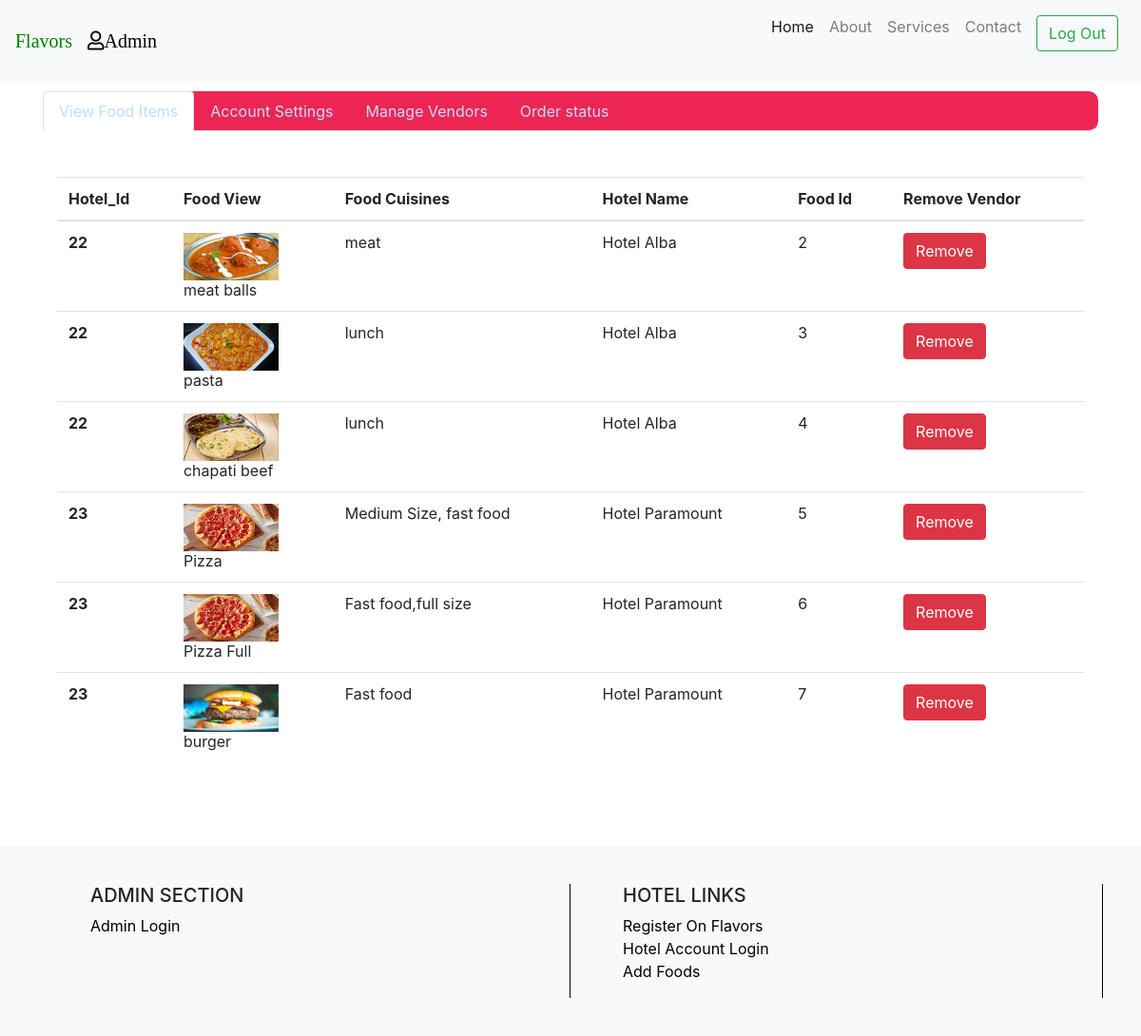
Page /dashboard.php (signed in) on the committed database.
### tables this page shows
CREATE TABLE `tbfood` (
  `food_id` int(11) NOT NULL,
  `fldvendor_id` int(11) NOT NULL,
  `foodname` varchar(100) NOT NULL,
  `cost` bigint(15) NOT NULL,
  `cuisines` varchar(50) NOT NULL,
  `paymentmode` varchar(50) NOT NULL,
  `fldimage` varchar(1000) NOT NULL
);

CREATE TABLE `tblvendor` (
  `fldvendor_id` int(10) NOT NULL,
  `fld_name` varchar(30) NOT NULL,
  `fld_email` varchar(50) NOT NULL,
  `fld_password` varchar(50) NOT NULL,
  `fld_mob` bigint(10) NOT NULL,
  `fld_phone` bigint(10) NOT NULL,
  `fld_address` varchar(50) NOT NULL,
  `fld_logo` varchar(250) NOT NULL
);

### dashboard.php (the view, shortened to what this page needs)
<?php
include("connection.php");
extract($_REQUEST);
if(!isset($_SESSION['admin']))
{
	header("location:admin.php");
}
else
{
	$admin_username=$_SESSION['admin'];
}
?>
<html>
  <head>
	 <link rel="stylesheet" href="https://stackpath.bootstrapcdn.com/bootstrap/4.3.1/css/bootstrap.min.css">
      <link rel="stylesheet" href="https://use.fontawesome.com/releases/v5.8.1/css/all.css">
  </head>
	<body>
<nav class="navbar navbar-expand-lg navbar-light bg-light fixed-top">
    <a class="navbar-brand" href="index.php"><span style="color:green;font-family: 'Permanent Marker', cursive;">Flavors</span></a>
    <?php
	if(!empty($admin_username))
	{
	?>
	<a class="navbar-brand" style="color:black; text-decoratio:none;"><i class="far fa-user">Admin</i></a>
	<?php
	}
	?>
    <div class="collapse navbar-collapse" id="navbarResponsive">
      <ul class="navbar-nav ml-auto">
        <li class="nav-item active">
          <a class="nav-link" href="index.php">Home</a>
        </li>
        <li class="nav-item">
          <a class="nav-link" href="aboutus.php">About</a>
        </li>
        <li class="nav-item">
          <a class="nav-link" href="services.php">Services</a>
        </li>
        <li class="nav-item">
          <a class="nav-link" href="contact.php">Contact</a>
        </li>
		<?php
		if(isset($_SESSION['admin']))
		{
			?>
			<li class="nav-item">
            <a class="nav-link" href="">
		      <form method="post">
			    <button type="submit" name="logout" class="btn btn-outline-success">Log Out</button>
			  </form>
		    </a>
            </li>
			<?php
		}
		?>
      </ul>
    </div>
</nav>
<br><br><br><br>
<div class="container">
	   <ul class="nav nav-tabs nabbar_inverse" id="myTab" style="background:#ED2553;border-radius:10px 10px 10px 10px;" role="tablist">
          <li class="nav-item">
             <a class="nav-link active" style="color:#BDDEFD;" id="viewitem-tab" data-toggle="tab" href="#viewitem" role="tab" aria-controls="viewitem" aria-selected="true">View Food Items</a>
          </li>
          <li class="nav-item">
              <a class="nav-link"  style="color:#BDDEFD;" id="manageaccount-tab" data-toggle="tab" href="#manageaccount" role="tab" aria-controls="manageaccount" aria-selected="false">Account Settings</a>
          </li>
		  <li class="nav-item">
              <a class="nav-link" style="color:#BDDEFD;"  id="ManageVendors-tab" data-toggle="tab" href="#ManageVendors" role="tab" aria-controls="ManageVendors" aria-selected="false">Manage Vendors</a>
          </li>
		  <li class="nav-item">
              <a class="nav-link" style="color:#BDDEFD;" id="orderstatus-tab" data-toggle="tab" href="#orderstatus" role="tab" aria-controls="orderstatus" aria-selected="false">Order status</a>
          </li>
       </ul>
	   <br><br>
	   <div class="tab-content" id="myTabContent">
            <div class="tab-pane fade show active" id="viewitem" role="tabpanel" aria-labelledby="viewitem-tab">
                 <div class="container">
	               <table class="table">
                 <thead>
                    <tr>
                        <th scope="col">Hotel_Id</th>
                            <th scope="col">Food View</th>
                            <th scope="col">Food Cuisines</th>
                            <th scope="col">Hotel Name</th>
                            <th scope="col">Food Id</th>
                            <th scope="col">Remove Vendor</th>
                     </tr>
                 </thead>
				 <tbody>
	<?php
	$query=mysqli_query($con,"select tblvendor.fldvendor_id,tblvendor.fld_name,tblvendor.fld_email,tbfood.food_id,tbfood.foodname,tbfood.cuisines,tbfood.fldimage from  tblvendor right join tbfood on tblvendor.fldvendor_id=tbfood.fldvendor_id");
	    while($row=mysqli_fetch_array($query))
		{
	?>
                    <tr>
                        <th scope="row"><?php echo $row['fldvendor_id'];?></th>
						<td><img src="image/restaurant/<?php echo $row['fld_email']."/foodimages/" .$row['fldimage'];?>" height="50px" width="100px">
						<br><?php echo $row['foodname'];?>
						</td>
						<td><?php echo $row['cuisines'];?></td>
                        <td><?php echo $row['fld_name'];?></td>
                        <td><?php echo $row['food_id'];?></td>
						<form method="post">
                        <td><a href=""><button type="submit" value="<?php echo $row['food_id']; ?>" name="delete"  class="btn btn-danger">Remove </button></td>
                        </form>
                   </tr>
		<?php
		}
		?>
                </tbody>
           </table>
	 </div>
      	    </div>
	  </div>
	</div>
	<br><br><br>
 <?php
			include("footer.php");
			?>
</body>
</html>

### form/footer.php
<div class="container-fluid animatedParent" style="background:#F8F9FA; padding:40px;">
		    <div class="container">
			      <div class="row animated fadeIn">
					  <div class="col-sm-6" style=" border-right:1px solid black;">
					    <ul>
                          <li><h5>ADMIN SECTION</h5></li>
						  <li><a href="../admin.php">Admin Login</a></li>
						</ul>
					  </div>
					  <div class="col-sm-6" style=" border-right:1px solid black;">
					     <ul>
						  <li><h5>HOTEL LINKS</h5></li>
						  <li><a href="../vendor-new.php">Register On Flavors</a></li>
						  <li><a href="../vendor_login.php">Hotel Account Login</a></li>
						  <li><a href="../food.php">Add Foods</a></li>
						</ul>
					  </div>
				  </div>
			 </div>
		  </div>

### dashboard.php (style rules this page uses)
ul li a { color:black; }
ul li { list-style:none; }

### rows in the picture
tbfood: fldvendor.fldvendor_id "22", fldvendor+fldimage (picture), foodname "meat balls", cuisines "meat", fldvendor.fld_name "Hotel Alba", food_id "2"
tbfood: fldvendor.fldvendor_id "22", fldvendor+fldimage (picture), foodname "pasta", cuisines "lunch", fldvendor.fld_name "Hotel Alba", food_id "3"
tbfood: fldvendor.fldvendor_id "22", fldvendor+fldimage (placeholder picture), foodname "chapati beef", cuisines "lunch", fldvendor.fld_name "Hotel Alba", food_id "4"
tbfood: fldvendor.fldvendor_id "23", fldvendor+fldimage (picture), foodname "Pizza", cuisines "Medium Size, fast food", fldvendor.fld_name "Hotel Paramount", food_id "5"
tbfood: fldvendor.fldvendor_id "23", fldvendor+fldimage (picture), foodname "Pizza Full", cuisines "Fast food,full size", fldvendor.fld_name "Hotel Paramount", food_id "6"
tbfood: fldvendor.fldvendor_id "23", fldvendor+fldimage (picture), foodname "burger", cuisines "Fast food", fldvendor.fld_name "Hotel Paramount", food_id "7"
